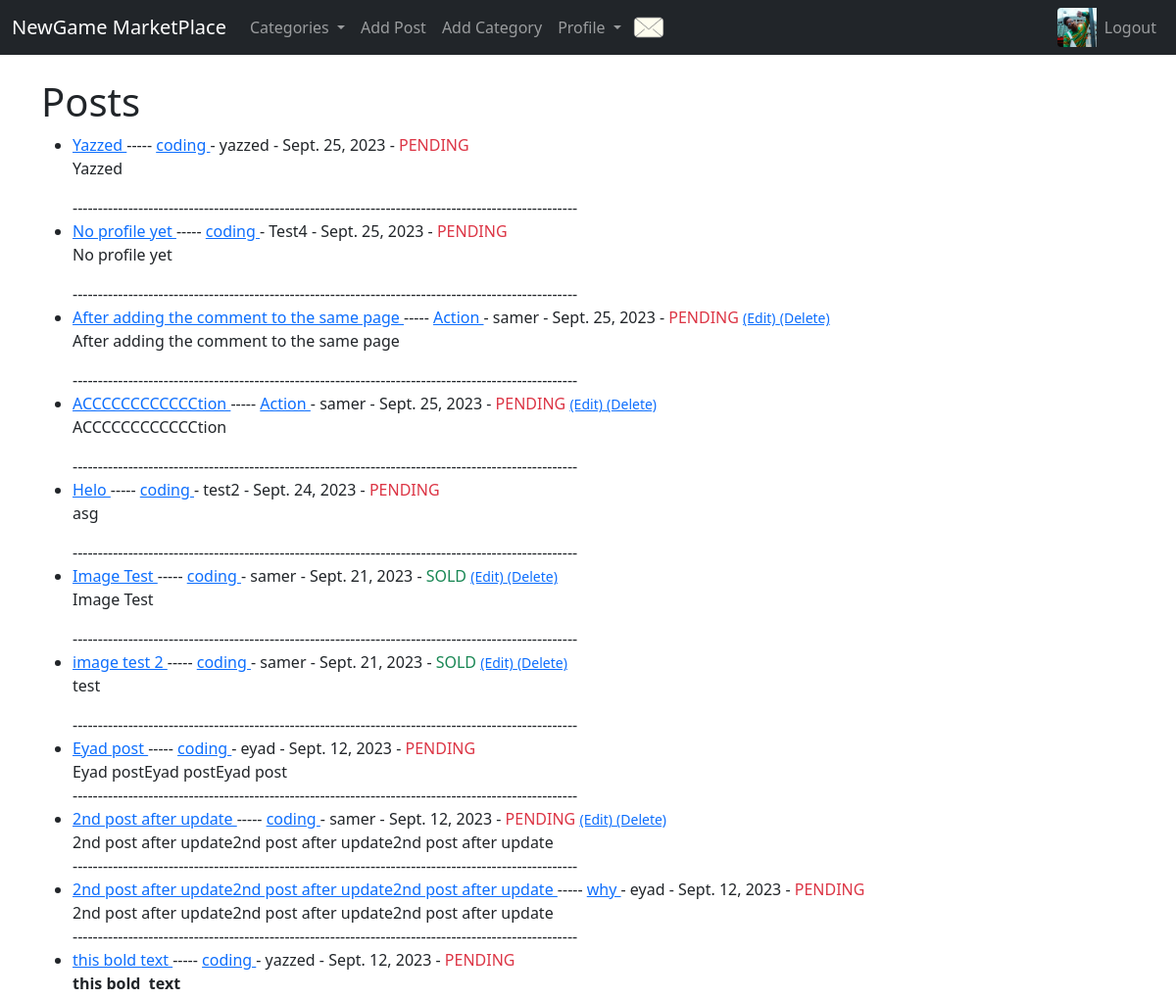
Page / (signed in, upper part) on the earlier database version.
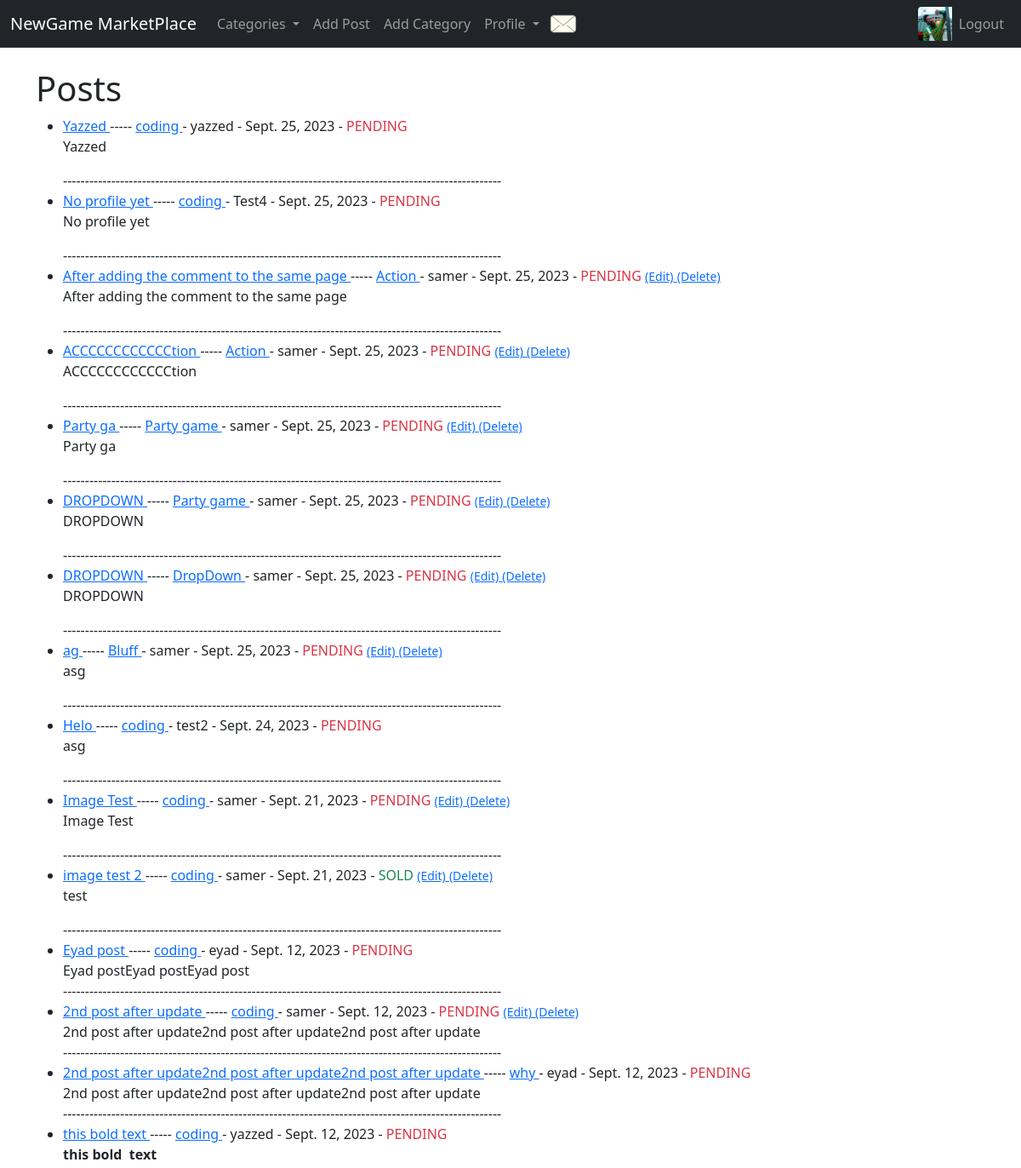
Same page on the later database version.
### theblog/models.py (models this page shows, shortened)
class Post(models.Model):
    STATUS_CHOICES = [
        ("PENDING", "PENDING"),
        ("SOLD", "SOLD"),
    ]
    title = models.CharField(max_length=255)
    header_image = models.ImageField(null=True, blank=True, upload_to="images/")
    title_tag = models.CharField(max_length=255)
    author = models.ForeignKey(User, on_delete=models.CASCADE)
    body = RichTextField(blank=True, null=True)
    post_date = models.DateField(auto_now_add=True)
    category = models.CharField(max_length=255, default='coding')
    likes = models.ManyToManyField(User, related_name="blog_posts")
    status = models.CharField(max_length=20, choices=STATUS_CHOICES, default="PENDING")

### theblog/views.py (the view)
# urls.py: path('',HomeView.as_view(), name='home'),
class HomeView(ListView):
    model = Post
    template_name = 'home.html'
    ordering = ['-post_date']
    def get_context_data(self, *args, **kwargs):
        cat_menu = Category.objects.all()
        context = super(HomeView,self).get_context_data(*args, **kwargs)
        context["cat_menu"] = cat_menu
        return context

### theblog/models.py (called while the page is built)
    def __str__(self):
        return self.name

### theblog/templates/home.html
{% extends 'base.html' %}
{% block content %}
<h1>Posts</h1>
<ul>
{% for post in object_list %}
    <li><a href ="{% url 'article-detail' post.pk %}">{{post.title}} </a>
        ----- <a href ="{% url 'category' post.category|slugify %}" >{{post.category}} </a> - {{post.author}} - {{post.post_date}} -
        {%if post.status == "PENDING" %}
            <span class ="text-danger">{{post.status}}</span>
            {% else %}
            <span class ="text-success">{{post.status}}</span>
         {% endif %}
        {% if user.is_authenticated%}
            {% if user.id == post.author.id %}
                <a href ="{% url 'update_post' post.pk %}"> <small>(Edit)</small> </a>
                <a href ="{% url 'delete_post' post.pk %}"> <small>(Delete)</small> </a>
            {% endif %}
        {% endif %}
        <br/>
    {{post.body |safe |slice:":200"}} </li>
----------------------------------------------------------------------------------------------------
{% endfor %}
</ul>
{% endblock %}

Differences in the rows shown:
added Post: title "Party ga", category "Party game", author "samer", post_date "Sept. 25, 2023", status "PENDING", shows "(Edit)", body "Party ga"
added Post: title "DROPDOWN", category "Party game", author "samer", post_date "Sept. 25, 2023", status "PENDING", shows "(Edit)", body "DROPDOWN"
added Post: title "DROPDOWN", category "DropDown", author "samer", post_date "Sept. 25, 2023", status "PENDING", shows "(Edit)", body "DROPDOWN"
added Post: title "ag", category "Bluff", author "samer", post_date "Sept. 25, 2023", status "PENDING", shows "(Edit)", body "asg"
changed Post "Image Test": status "SOLD" → "PENDING"
